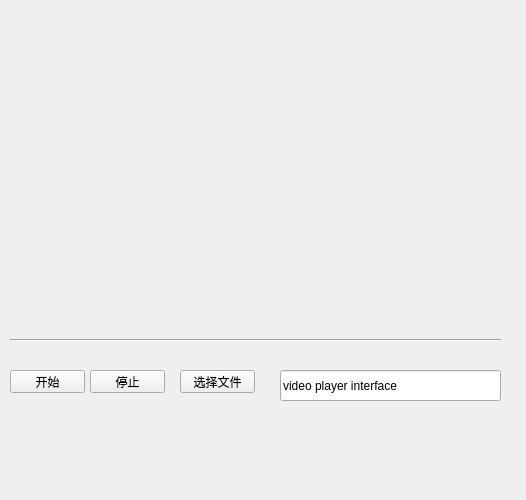
<?xml version="1.0" encoding="UTF-8"?>
<ui version="4.0">
 <class>Form</class>
 <widget class="QWidget" name="Form">
  <property name="geometry">
   <rect>
    <x>0</x>
    <y>0</y>
    <width>526</width>
    <height>500</height>
   </rect>
  </property>
  <property name="windowTitle">
   <string>Form</string>
  </property>
  <widget class="QLabel" name="label_video">
   <property name="geometry">
    <rect>
     <x>50</x>
     <y>10</y>
     <width>401</width>
     <height>311</height>
    </rect>
   </property>
   <property name="text">
    <string/>
   </property>
  </widget>
  <widget class="QPushButton" name="pushButton_select">
   <property name="geometry">
    <rect>
     <x>180</x>
     <y>370</y>
     <width>75</width>
     <height>23</height>
    </rect>
   </property>
   <property name="text">
    <string>选择文件</string>
   </property>
  </widget>
  <widget class="QPushButton" name="pushButton_stop">
   <property name="geometry">
    <rect>
     <x>90</x>
     <y>370</y>
     <width>75</width>
     <height>23</height>
    </rect>
   </property>
   <property name="text">
    <string>停止</string>
   </property>
  </widget>
  <widget class="QPushButton" name="pushButton_start">
   <property name="geometry">
    <rect>
     <x>10</x>
     <y>370</y>
     <width>75</width>
     <height>23</height>
    </rect>
   </property>
   <property name="text">
    <string>开始</string>
   </property>
  </widget>
  <widget class="Line" name="line">
   <property name="geometry">
    <rect>
     <x>10</x>
     <y>330</y>
     <width>491</width>
     <height>21</height>
    </rect>
   </property>
   <property name="orientation">
    <enum>Qt::Horizontal</enum>
   </property>
  </widget>
  <widget class="QLineEdit" name="lineEdit">
   <property name="geometry">
    <rect>
     <x>280</x>
     <y>370</y>
     <width>221</width>
     <height>31</height>
    </rect>
   </property>
   <property name="text">
    <string>video player interface</string>
   </property>
  </widget>
 </widget>
 <resources/>
 <connections/>
</ui>
